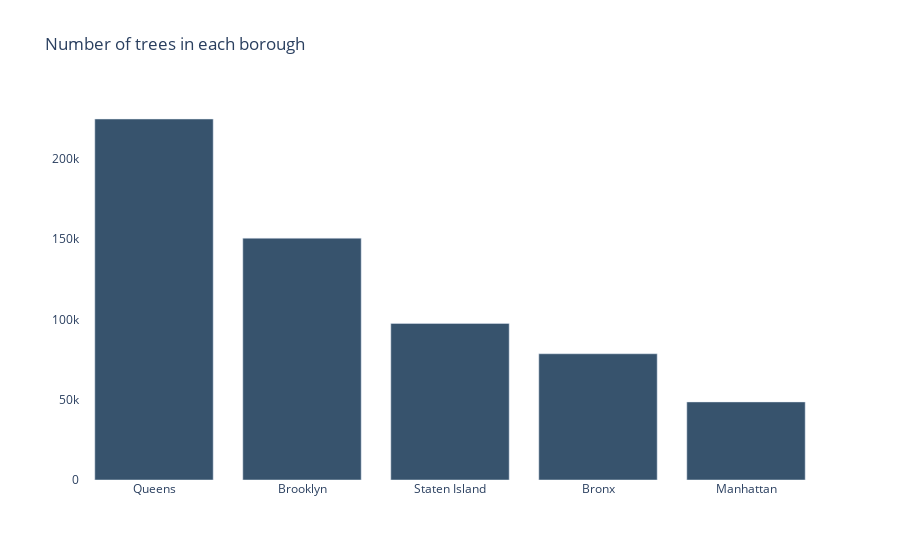

Source (notebook cell):
### Code cell
layout = go.Layout(
    plot_bgcolor='rgba(255,255,255,1)',
    title='Number of trees in each borough'
)

fig = go.Figure(
    go.Bar(
        x=boro_data['boro'], y=boro_data['count'],
    marker_color='rgb(55, 83, 109)'), 
    layout=layout
)

fig.show(
    config= {'displaylogo': False, 
             'displayModeBar': False}
)

### Figure 1 — Plotly figure (JSON) as saved in the notebook; plotly's stock layout.template omitted (floating-point values rounded to 4 significant figures)
{"data": [{"marker": {"color": "rgb(55, 83, 109)"}, "type": "bar", "x": ["Queens", "Brooklyn", "Staten Island", "Bronx", "Manhattan"], "y": [224748, 150555, 97500, 78593, 48604]}], "layout": {"autosize": true, "plot_bgcolor": "rgba(255,255,255,1)", "title": {"text": "Number of trees in each borough"}, "xaxis": {"autorange": true, "range": [-0.5, 4.5], "type": "category"}, "yaxis": {"autorange": true, "range": [0, 236600.0], "type": "linear"}}}
